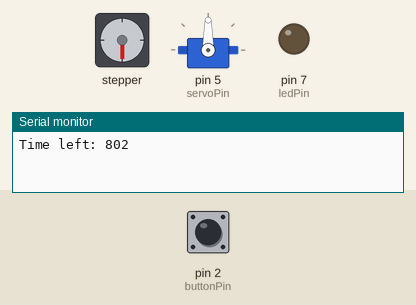
Recording of a sketch running on a simulated Arduino Uno, built with avr-gcc and run on an emulated ATmega328P. On the bench: stepper motor, servo, output pins drawn as LEDs (lit = HIGH), the last lines printed to the serial monitor. Wiring (inferred from the names in the program): stepper motor driver (200 steps per turn assumed): step pin 3; direction pin 4. The inputs (shaded band) are chosen by the test bench; at power-on: pin 2 (buttonPin) LOW. Pins used as bus, display or sensor lines are not drawn.

Above: at 4.4 s.
4.5 s: pin 2 (buttonPin) pulled HIGH for 0.15 s
At 7.41 s:
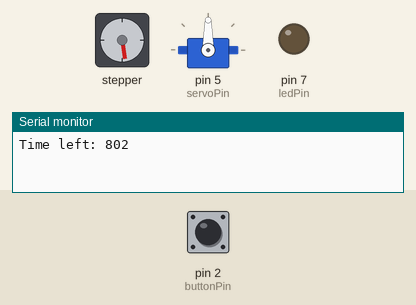
7.6 s: pin 2 (buttonPin) pulled HIGH for 1 s
At 9.7 s:
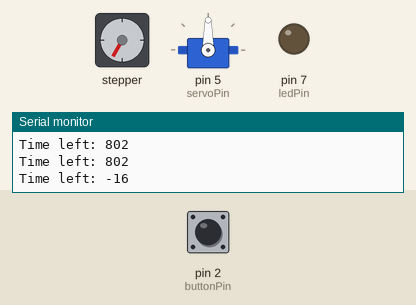
10.4 s: pin 2 (buttonPin) pulled HIGH for 0.15 s
At 13.31 s:
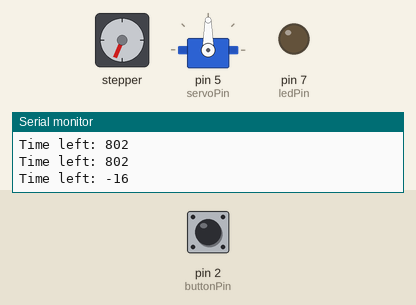
13.5 s: pin 2 (buttonPin) pulled HIGH for 3.2 s
At 17.9 s:
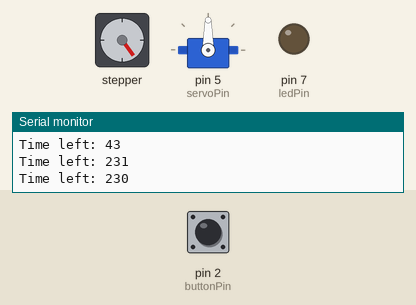
18.2 s: pin 2 (buttonPin) pulled HIGH for 0.15 s
At 21.11 s:
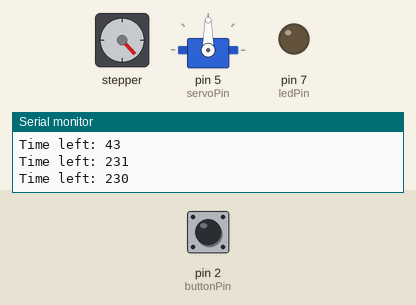
21.3 s: pin 2 (buttonPin) pulled HIGH for 1 s
At 22.55 s:
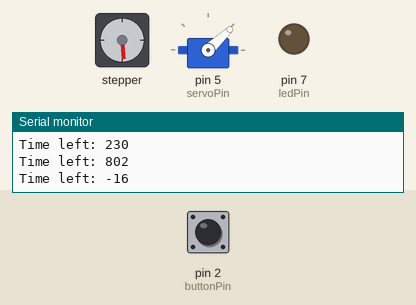
Timing chart, 0 to 24.3 s (numbered marks = the images above; inputs shaded):
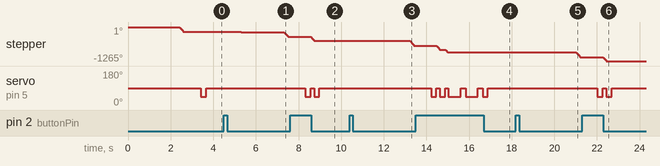

The sketch:

arduinoProject.ino
```cpp
#include "keyShifts.h"
#include "pianoMove.h"

//pins
const int buttonPin = 2;
const int stepPin = 3;
const int directionPin = 4;
const int servoPin = 5;
const int ledPin = 7;

//keyboard params - steps per key
const int dSym = 45;
const int dAsym = 53;
const int dWhiteToBlack = 26;//mayby 27?

//value for calibration
const int stepsFromLeftToFirstKey = 3;

//servo params
const int servoUpAngle = 90;
const int servoDownOnWhite = 43;
const int servoDownOnBlack = 45;

//engine param
const int engineDelay = 2;

//timeing params
const int minPressTime = 250;
const int timeForShift = 400; // max time to move from one key to another for note of length 1


//initialize services
Shifts shifts (dSym,dAsym,dWhiteToBlack);
ServoController servo(servoUpAngle, servoDownOnWhite, servoDownOnBlack);
FingerController finger(stepPin, directionPin, engineDelay, &servo, &shifts);


void setup() {
  Serial.begin(9600);

  servo.attach(servoPin);
  servo.up();

  pinMode(stepPin,OUTPUT);
  pinMode(directionPin,OUTPUT);
  pinMode(servoPin, OUTPUT);
  pinMode(ledPin, OUTPUT);
}


void loop() {
  if (digitalRead(buttonPin)) //wait for button to be pushed
    return;

  finger.calibrate(buttonPin, stepsFromLeftToFirstKey);

  //these two arrays should be placed somewhere else..., but be careful, since this version depends on sizeof(array), that doesn't work for pointers!
  char notes [] = {
    A3, C4, D4, D4,
    D4, E4, F4, F4,
    F4, G4, E4, E4,
    //8
    D4, C4, C4, D4,
    A3, C4, D4, D4,
    D4, E4, F4, F4,
    E4, E4, D4, C4,
    D4, A3, C4,
    D4, D4, D4, F4,
    G4, G4, G4, A4,
    AIS4, AIS4, A4, G4,
    //16
    A4, D4
  };


  char len [] = {
    1,1,2,2,
    1,1,2,2,
    1,1,2,2,
    //8
    1,1,1,3,
    1,1,2,2,
    1,1,2,2,
    2,2,1,1,
    4,1,1,
    2,2,1,1,
    2,2,1,1,
    2,2,1,1,
    //16
    1,3,1,1
  };
  unsigned long t0;
  t0 = millis()+1000; //play the first note when one second passes

  //buffer for messages, probably not in the best place
  char message [100];

  for (int i=0, n=sizeof(notes);i<n;i++){
    finger.moveToKey(notes[i]);

    //caluclate how much time we have before we should play current note
    int timeLeft = (int)(t0-millis());
    sprintf(message, "Time left: %d\n", timeLeft);
    Serial.print(message);

    if (timeLeft>0)
      delay(timeLeft);

    //calculate the time when next note should be played
    t0 = millis() + timeForShift*len[i];

    int pressingTime = minPressTime;
    //if current key is not the shortest lasting one, we can hold finger a little longer
    if (len[i]>1)
      pressingTime+=timeForShift*0.8*(len[i]-1);

    finger.press(pressingTime);

    if (!digitalRead(buttonPin)) //pushing button means reset
    {
      while(!digitalRead(buttonPin));
      delay(400);
      return;
    }

  }

}
```

keyShifts.h
```cpp
/*
Creates array with number of engine steps required for each key
Written by Sebastian Kaczor
*/
#pragma once

#define F3 0
#define FIS3 1
#define G3 2
#define GIS3 3
#define A3 4
#define AIS3 5
#define H3 6
#define C4 7
#define CIS4 8
#define D4 9
#define DIS4 10
#define E4 11
#define F4 12
#define FIS4 13
#define G4 14
#define GIS4 15
#define A4 16
#define AIS4 17
#define H4 18
#define C5 19
#define CIS5 20
#define D5 21
#define DIS5 22
#define E5 23
#define F5 24
#define FIS5 25
#define G5 26
#define GIS5 27
#define A5 28
#define AIS5 29
#define H5 30
#define C6 31

class Shifts {
public:
  Shifts(int dSym, int dAsym, int whiteToBlack) {
    //init based on keyboard drawing
    shifts[F3] = 0;
    shifts[FIS3] = shifts[F3] + whiteToBlack;
    shifts[G3] = dAsym;
    shifts[GIS3] = shifts[G3] + whiteToBlack;
    shifts[A3] = dAsym + dSym;
    shifts[AIS3] = shifts[A3] + whiteToBlack;
    shifts[H3] = dAsym * 2 + dSym;
    shifts[C4] = 4 * dSym;
    shifts[CIS4] = shifts[C4] + whiteToBlack;
    shifts[D4] = shifts[C4] + dAsym;
    shifts[DIS4] = shifts[D4] + whiteToBlack;
    shifts[E4] = shifts[C4] + 2 * dAsym;

    initRestOfShifts(dSym);
  }

  int getShift(char key) {
    //TODO error checking
    return shifts[key];
  }

  static bool isBlack(char key){
    key = key%12;
    switch(key){
      case FIS3:
      case GIS3:
      case AIS3:
      case CIS4:
      case DIS4:
      return true;
    }
    return false;
  }

private:
  int shifts[32];

  void initRestOfShifts(int dSym) {
    //12 - total keys per octave
    //7  - white keys per octave
    for (int j = 1; j <= 2; j++) {
      for (int i = 0; i<12; i++) {
        shifts[F3 + 12 * j + i] = shifts[F3 + i] + 7 * j*dSym;

        if (12 * j + i == C6) //last key check
          return;
      }
    }
  }
};
```

pianoMove.h
```cpp
/*
  Simple interface for moving the finger
  Written by Sebastian Kaczor
*/
#pragma once

#include "keyShifts.h"
#include <Servo.h>
class ServoController {
public:
  ServoController(int servoUpAngle, int servoDownForWhiteAngle, int servoDownForBlackAngle) {
    this->servoUpAngle = servoUpAngle;
    this->servoDownForWhiteAngle = servoDownForWhiteAngle;
    this->servoDownForBlackAngle = servoDownForBlackAngle;
  }

  void whiteDown() {
    fingerServo.write(servoDownForWhiteAngle);
  }

  void blackDown() {
    fingerServo.write(servoDownForBlackAngle);
  }

  void up() {
    fingerServo.write(servoUpAngle);
  }

  void attach(int servoPin){
    fingerServo.attach(servoPin);
  }


private:
  Servo fingerServo;
  int servoUpAngle, servoDownForWhiteAngle, servoDownForBlackAngle;
};


class FingerController {
public:
  FingerController(int stepPin, int dirPin, int engineDelay, ServoController  * fingerServo, Shifts * shifts) {
    this->dirPin = dirPin;
    this->stepPin = stepPin;
    this->engineDelay = engineDelay;
    this->fingerServo = fingerServo;
    this->shifts = shifts;
  }

  //Code for calibration from button
  //Button not pressed -> true
  void calibrate(int buttonPin, int stepsFromLeftSide) {
    delay(400); //Since clicking button starts calibration, we should wait some time to make sure button is no longer pressed

    //after calibration we point to first key
    currentPos = 0;
    currentKey = F3;

    while (digitalRead(buttonPin))
      moveLeft(2);

    //after stopping we are on max left side, so now lets move a little right to point to first key
    delay(10);
    moveRight(stepsFromLeftSide);
    delay(2000);
  }

  void moveToKey(char key) {
    int nextKeyPos = shifts->getShift(key);
    int diff = abs(nextKeyPos - currentPos);
    if (diff == 0)
      return;

    if (nextKeyPos > currentPos)
      moveRight(diff);
    else
      moveLeft(diff);

    currentPos = nextKeyPos;
    currentKey = key;
  }

  void press(int pressTime) {
    if (Shifts::isBlack(currentKey))
      fingerServo->blackDown();
    else
      fingerServo->whiteDown();

    delay(pressTime);
    fingerServo->up();
  }


private:
  int engineDelay;
  int currentPos;
  char currentKey;
  int stepPin;
  int dirPin;
  ServoController * fingerServo;
  Shifts * shifts;

  //directionPin = HIGH -> go closer to engine
  //directionPin == stepPin -> no move

  void moveLeft(int steps) {
    digitalWrite(dirPin, HIGH);
    for (int i = 0; i<steps; i++) {
      digitalWrite(stepPin, HIGH);
      delay(engineDelay);
      digitalWrite(stepPin, LOW);
      delayMicroseconds(1);
    }
    digitalWrite(stepPin, HIGH);
  }

  void moveRight(int steps) {
    digitalWrite(dirPin, LOW);
    for (int i = 0; i<steps; i++) {
      digitalWrite(stepPin, LOW);
      delay(engineDelay);
      digitalWrite(stepPin, HIGH);
      delayMicroseconds(1);
    }
    digitalWrite(stepPin, LOW);
  }

};


//white to black 26
//dsym 45
//dasym 53
```

Measured:
- after the input at 7.6 s, stepper: turns 148° counter-clockwise in 0.15 s, starting after 0.99 s
- after the input at 13.5 s, stepper: turns 243° counter-clockwise in 0.50 s, starting after 0.99 s
- after the input at 21.3 s, stepper: turns 148° counter-clockwise in 0.15 s, starting after 0.99 s
